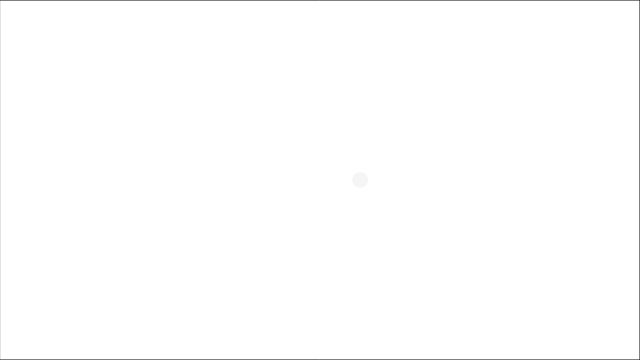
Frame 1 (no input)
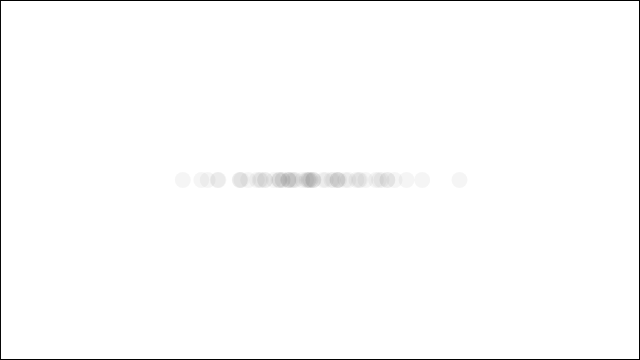
Frame 60 (no input)
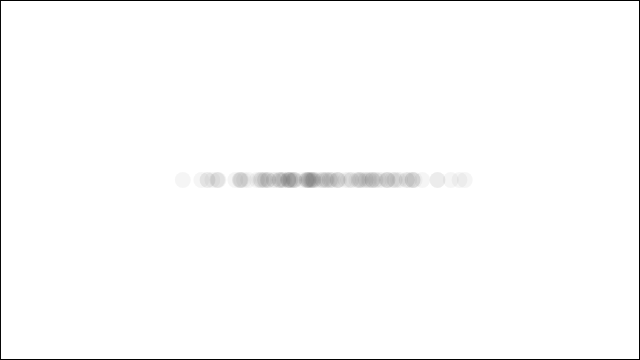
Frame 120 (the mouse pressed at the canvas centre since frame 60)

The p5.js sketch that drew these frames (run headless with seeded random() and noise() and a simulated clock; from frame 60 on, the mouse is pressed at the canvas centre):

// p5.js sketch
// ── sketch.js
// ガウス分布
// randomGaussianを使って乱数を作ってxの値に割り当てる
// randomGaussianについてはhttps://qiita.com/bit0101/items/b4c13688315eca369fb2

const drawFrame = () => {
	noFill();
	stroke(0);
	rect(0, 0, 640, 360);
}

function setup() {
	createCanvas(640, 360);
}

function draw() {
	drawFrame();
	noStroke();
	fill(0, 10);
	let x = randomGaussian(320, 60);
	ellipse(x, 180, 16);
}
